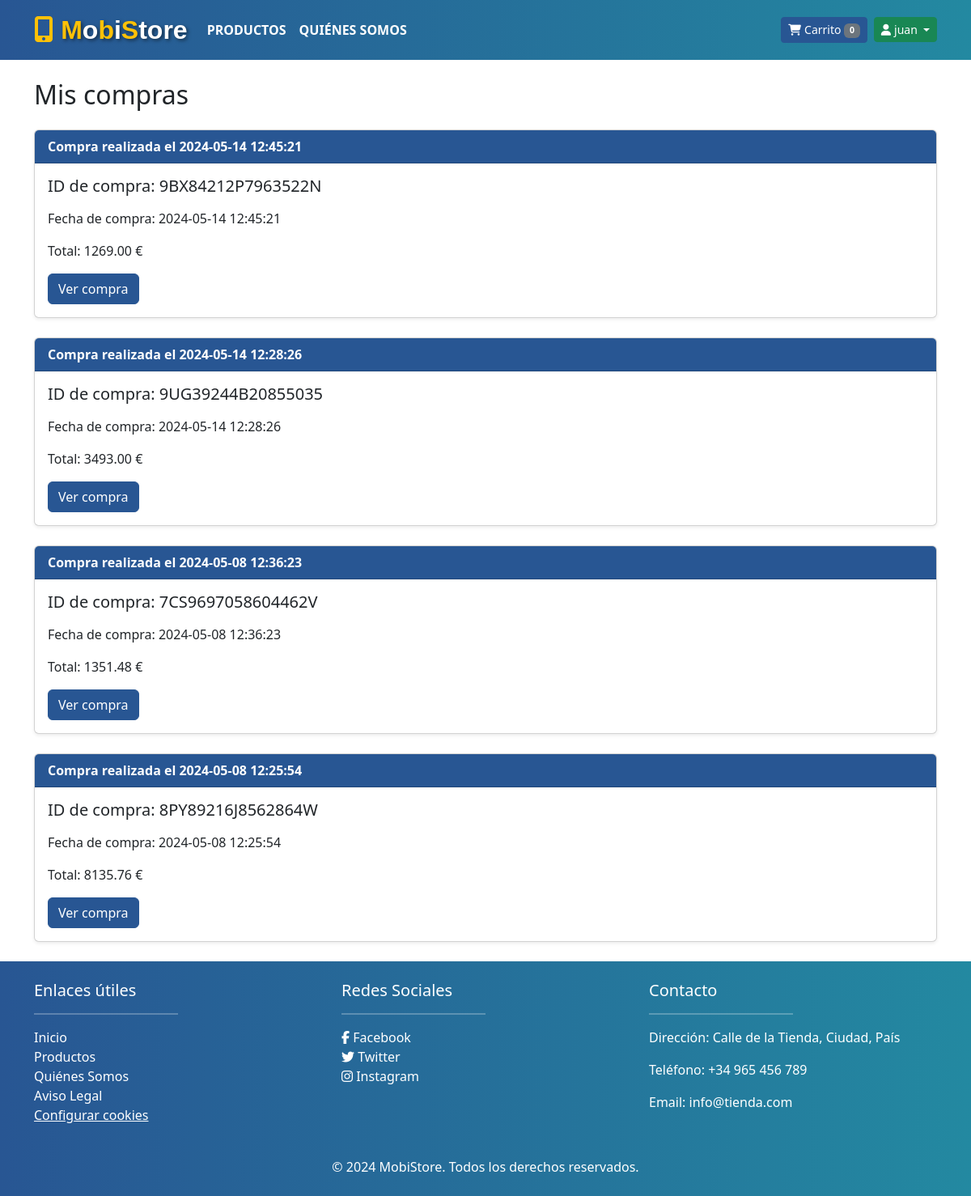
The app's page /compras.php (signed in) with its own data.
### tables this page shows
CREATE TABLE `compra` (
  `id` int(11) NOT NULL,
  `id_transaccion` varchar(20) NOT NULL,
  `fecha` datetime NOT NULL,
  `status` varchar(20) NOT NULL,
  `email` varchar(50) NOT NULL,
  `id_cliente` varchar(20) NOT NULL,
  `id_cliente1` int(11) NOT NULL,
  `total` decimal(10,2) NOT NULL
);

### compras.php (the view, shortened to what this page needs)
<?php
$db = new Database();
$con = $db->conectar();
$token = bin2hex(random_bytes(32));
$id_cliente1 = $_SESSION['user_cliente'];
$sql = $con->prepare("SELECT id_transaccion, fecha, status, total FROM compra WHERE id_cliente1 = ? ORDER BY fecha DESC");
$sql->execute([$id_cliente1]);
$compras = $sql->fetchAll(PDO::FETCH_ASSOC);
?>
<!DOCTYPE html>
<html lang="es">
<head>
    <link href="https://cdn.jsdelivr.net/npm/bootstrap@5.3.3/dist/css/bootstrap.min.css" rel="stylesheet">
    <link href="https://cdnjs.cloudflare.com/ajax/libs/font-awesome/6.5.1/css/all.min.css" rel="stylesheet">
</head>
<body>
    <?php include 'layout/menu1.php'; ?>
    <main>
        <div class="container mt-4">
            <h2 class="mb-4">Mis compras</h2>
            <?php if (!empty($compras)) : ?>
                <?php foreach ($compras as $row) : ?>
                    <div class="card mb-4 shadow-sm">
                        <div class="card-header">
                            Compra realizada el <?php echo htmlspecialchars($row['fecha']); ?>
                        </div>
                        <div class="card-body">
                            <h5 class="card-title">ID de compra: <?php echo htmlspecialchars($row['id_transaccion']); ?></h5>
                            <p class="card-text">Fecha de compra: <?php echo htmlspecialchars($row['fecha']); ?></p>
                            <p class="card-text">Total: <?php echo htmlspecialchars($row['total']); ?> &euro;</p>
                            <a href="compra_detalle.php?orden=<?php echo htmlspecialchars($row['id_transaccion']); ?>&token=<?php echo htmlspecialchars($token); ?>" class="btn btn-primary">Ver compra</a>
                        </div>
                    </div>
                <?php endforeach; ?>
            <?php else : ?>
                <div class="alert alert-info text-center" role="alert">
                    <i class="fas fa-info-circle me-2"></i>No hay compras realizadas hasta el momento.
                </div>
            <?php endif; ?>
        </div>
    </main>
    <?php include 'layout/footer.php'; ?>
</body>
</html>

### compras.php (style rules this page uses)
.card-header { background-color: #285693; color: #fff; font-weight: bold; }
.card-body { display: flex; flex-direction: column; align-items: start; }
.card-title { margin-bottom: 1rem; }
.btn-primary { background-color: #285693; border-color: #285693; }

### records on screen
compra: fecha "2024-05-14 12:45:21", id_transaccion "9BX84212P7963522N", total "1269.00"
compra: fecha "2024-05-14 12:28:26", id_transaccion "9UG39244B20855035", total "3493.00"
compra: fecha "2024-05-08 12:36:23", id_transaccion "7CS9697058604462V", total "1351.48"
compra: fecha "2024-05-08 12:25:54", id_transaccion "8PY89216J8562864W", total "8135.76"

### other values on screen
$num_cart "0"
$_SESSION['user_name'] "juan"
